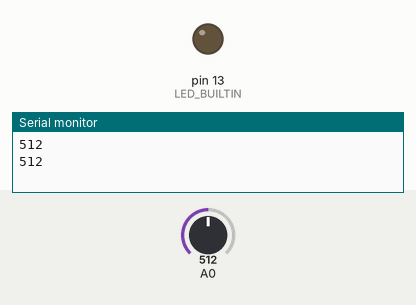
Bench run of a sketch on a simulated Arduino Uno, built with avr-gcc and run on an emulated ATmega328P. On the bench: output pins drawn as LEDs (lit = HIGH), the last lines printed to the serial monitor. The test bench sets the inputs (shaded band); at power-on: A0 = 512.

Above: at 1.8 s.
1.9 s: A0 set to 313
4.2 s: A0 set to 282
At 6.4 s:
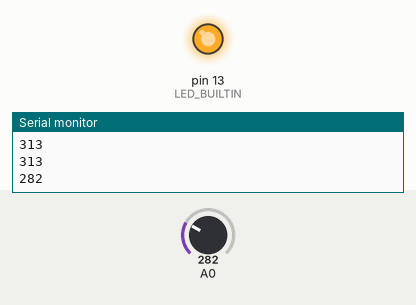
8.3 s: A0 set to 306
At 9.5 s:
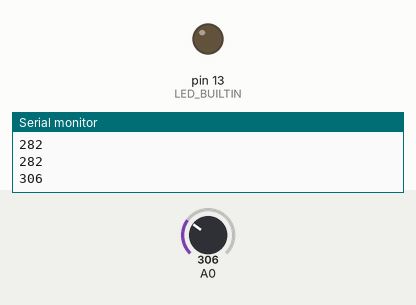
Timing chart, 0 to 11.3 s (numbered marks = the images above; inputs shaded):
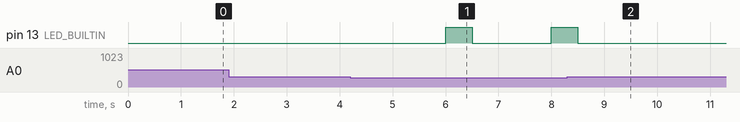

The sketch:

SmartPlant.ino
```cpp
void setup() {
  pinMode(LED_BUILTIN, OUTPUT);
  Serial.begin(9600);
}

void loop() {
  int val;
  val = analogRead(0);
  Serial.println(val);
  delay(1000);
  if(val < 300){
    digitalWrite(LED_BUILTIN, HIGH);
    delay(500);
    digitalWrite(LED_BUILTIN, LOW);
    delay(500);
  }
}
```

Measured:
- the behaviour switches between 300 and 299 on A0 (found by bisection; images 0 and 1)
- after the input at 4.2 s, pin 13 (LED_BUILTIN): LOW → HIGH after 1.8 s, → LOW 0.50 s later, → HIGH 1.5 s later
- after the input at 8.3 s, pin 13 (LED_BUILTIN): goes on until 8.5 s, then stays LOW
